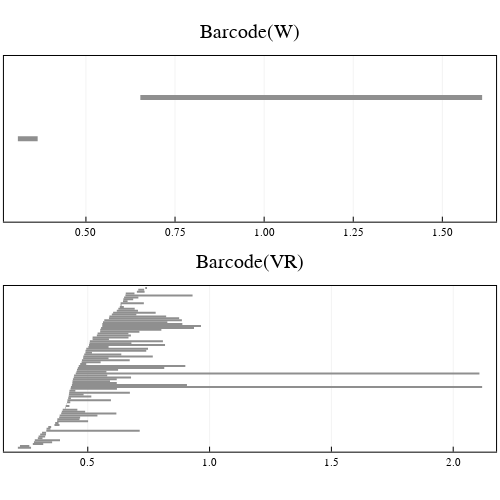

Notebook cell for this chart:
### Markdown cell above
Plot the two barcodes

### Code cell
dim = 1

# get barcodes
barcode_W = barcode(W["eirene_output"], dim = dim)
barcode_VR = barcode(C_VR, dim = dim)

# plot the VR barcode and the Witness barcode
p1 = plot_barcode(barcode_W, title = "Barcode(W)", lw = 5)
p2 = plot_barcode(barcode_VR, title = "Barcode(VR)", lw = 2)
plot(p1, p2, layout = grid(2,1), size = (500, 500))

### Figure 1 — Plotly figure (JSON) as saved in the notebook; plotly's stock layout.template omitted (floating-point values rounded to 4 significant figures)
{"data": [{"colorbar": {"title": ""}, "hoverinfo": "text", "legendgroup": "y1", "line": {"color": "rgba(143, 143, 143, 1.000)", "dash": "solid", "shape": "linear", "width": 5}, "mode": "lines", "name": "y1", "showlegend": true, "text": ["class 1", "class 1"], "type": "scatter", "x": [0.309, 0.3645], "xaxis": "x1", "y": [1, 1], "yaxis": "y1", "zmax": null, "zmin": null}, {"colorbar": {"title": ""}, "hoverinfo": "text", "legendgroup": "y2", "line": {"color": "rgba(143, 143, 143, 1.000)", "dash": "solid", "shape": "linear", "width": 5}, "mode": "lines", "name": "y2", "showlegend": true, "text": ["class 2", "class 2"], "type": "scatter", "x": [0.6527, 1.612], "xaxis": "x1", "y": [2, 2], "yaxis": "y1", "zmax": null, "zmin": null}, {"colorbar": {"title": ""}, "hoverinfo": "text", "legendgroup": "y1", "line": {"color": "rgba(143, 143, 143, 1.000)", "dash": "solid", "shape": "linear", "width": 2}, "mode": "lines", "name": "y1", "showlegend": true, "text": ["class 18", "class 18"], "type": "scatter", "x": [0.213, 0.2671], "xaxis": "x2", "y": [1, 1], "yaxis": "y2", "zmax": null, "zmin": null}, {"colorbar": {"title": ""}, "hoverinfo": "text", "legendgroup": "y2", "line": {"color": "rgba(143, 143, 143, 1.000)", "dash": "solid", "shape": "linear", "width": 2}, "mode": "lines", "name": "y2", "showlegend": true, "text": ["class 19", "class 19"], "type": "scatter", "x": [0.2217, 0.26], "xaxis": "x2", "y": [2, 2], "yaxis": "y2", "zmax": null, "zmin": null}, {"colorbar": {"title": ""}, "hoverinfo": "text", "legendgroup": "y3", "line": {"color": "rgba(143, 143, 143, 1.000)", "dash": "solid", "shape": "linear", "width": 2}, "mode": "lines", "name": "y3", "showlegend": true, "text": ["class 20", "class 20"], "type": "scatter", "x": [0.2744, 0.3171], "xaxis": "x2", "y": [3, 3], "yaxis": "y2", "zmax": null, "zmin": null}, {"colorbar": {"title": ""}, "hoverinfo": "text", "legendgroup": "y4", "line": {"color": "rgba(143, 143, 143, 1.000)", "dash": "solid", "shape": "linear", "width": 2}, "mode": "lines", "name": "y4", "showlegend": true, "text": ["class 21", "class 21"], "type": "scatter", "x": [0.2791, 0.3537], "xaxis": "x2", "y": [4, 4], "yaxis": "y2", "zmax": null, "zmin": null}, {"colorbar": {"title": ""}, "hoverinfo": "text", "legendgroup": "y5", "line": {"color": "rgba(143, 143, 143, 1.000)", "dash": "solid", "shape": "linear", "width": 2}, "mode": "lines", "name": "y5", "showlegend": true, "text": ["class 22", "class 22"], "type": "scatter", "x": [0.2825, 0.386], "xaxis": "x2", "y": [5, 5], "yaxis": "y2", "zmax": null, "zmin": null}, {"colorbar": {"title": ""}, "hoverinfo": "text", "legendgroup": "y6", "line": {"color": "rgba(143, 143, 143, 1.000)", "dash": "solid", "shape": "linear", "width": 2}, "mode": "lines", "name": "y6", "showlegend": true, "text": ["class 1", "class 1"], "type": "scatter", "x": [0.295, 0.3141], "xaxis": "x2", "y": [6, 6], "yaxis": "y2", "zmax": null, "zmin": null}, {"colorbar": {"title": ""}, "hoverinfo": "text", "legendgroup": "y7", "line": {"color": "rgba(143, 143, 143, 1.000)", "dash": "solid", "shape": "linear", "width": 2}, "mode": "lines", "name": "y7", "showlegend": true, "text": ["class 2", "class 2"], "type": "scatter", "x": [0.2981, 0.3251], "xaxis": "x2", "y": [7, 7], "yaxis": "y2", "zmax": null, "zmin": null}, {"colorbar": {"title": ""}, "hoverinfo": "text", "legendgroup": "y8", "line": {"color": "rgba(143, 143, 143, 1.000)", "dash": "solid", "shape": "linear", "width": 2}, "mode": "lines", "name": "y8", "showlegend": true, "text": ["class 3", "class 3"], "type": "scatter", "x": [0.3047, 0.3284], "xaxis": "x2", "y": [8, 8], "yaxis": "y2", "zmax": null, "zmin": null}, {"colorbar": {"title": ""}, "hoverinfo": "text", "legendgroup": "y9", "line": {"color": "rgba(143, 143, 143, 1.000)", "dash": "solid", "shape": "linear", "width": 2}, "mode": "lines", "name": "y9", "showlegend": true, "text": ["class 23", "class 23"], "type": "scatter", "x": [0.3123, 0.3288], "xaxis": "x2", "y": [9, 9], "yaxis": "y2", "zmax": null, "zmin": null}, {"colorbar": {"title": ""}, "hoverinfo": "text", "legendgroup": "y10", "line": {"color": "rgba(143, 143, 143, 1.000)", "dash": "solid", "shape": "linear", "width": 2}, "mode": "lines", "name": "y10", "showlegend": true, "text": ["class 73", "class 73"], "type": "scatter", "x": [0.3297, 0.7131], "xaxis": "x2", "y": [10, 10], "yaxis": "y2", "zmax": null, "zmin": null}, {"colorbar": {"title": ""}, "hoverinfo": "text", "legendgroup": "y11", "line": {"color": "rgba(143, 143, 143, 1.000)", "dash": "solid", "shape": "linear", "width": 2}, "mode": "lines", "name": "y11", "showlegend": true, "text": ["class 24", "class 24"], "type": "scatter", "x": [0.3308, 0.3467], "xaxis": "x2", "y": [11, 11], "yaxis": "y2", "zmax": null, "zmin": null}, {"colorbar": {"title": ""}, "hoverinfo": "text", "legendgroup": "y12", "line": {"color": "rgba(143, 143, 143, 1.000)", "dash": "solid", "shape": "linear", "width": 2}, "mode": "lines", "name": "y12", "showlegend": true, "text": ["class 4", "class 4"], "type": "scatter", "x": [0.3379, 0.3497], "xaxis": "x2", "y": [12, 12], "yaxis": "y2", "zmax": null, "zmin": null}, {"colorbar": {"title": ""}, "hoverinfo": "text", "legendgroup": "y13", "line": {"color": "rgba(143, 143, 143, 1.000)", "dash": "solid", "shape": "linear", "width": 2}, "mode": "lines", "name": "y13", "showlegend": true, "text": ["class 25", "class 25"], "type": "scatter", "x": [0.3632, 0.384], "xaxis": "x2", "y": [13, 13], "yaxis": "y2", "zmax": null, "zmin": null}, {"colorbar": {"title": ""}, "hoverinfo": "text", "legendgroup": "y14", "line": {"color": "rgba(143, 143, 143, 1.000)", "dash": "solid", "shape": "linear", "width": 2}, "mode": "lines", "name": "y14", "showlegend": true, "text": ["class 26", "class 26"], "type": "scatter", "x": [0.3662, 0.3801], "xaxis": "x2", "y": [14, 14], "yaxis": "y2", "zmax": null, "zmin": null}, {"colorbar": {"title": ""}, "hoverinfo": "text", "legendgroup": "y15", "line": {"color": "rgba(143, 143, 143, 1.000)", "dash": "solid", "shape": "linear", "width": 2}, "mode": "lines", "name": "y15", "showlegend": true, "text": ["class 27", "class 27"], "type": "scatter", "x": [0.3742, 0.5013], "xaxis": "x2", "y": [15, 15], "yaxis": "y2", "zmax": null, "zmin": null}, {"colorbar": {"title": ""}, "hoverinfo": "text", "legendgroup": "y16", "line": {"color": "rgba(143, 143, 143, 1.000)", "dash": "solid", "shape": "linear", "width": 2}, "mode": "lines", "name": "y16", "showlegend": true, "text": ["class 28", "class 28"], "type": "scatter", "x": [0.3751, 0.4659], "xaxis": "x2", "y": [16, 16], "yaxis": "y2", "zmax": null, "zmin": null}, {"colorbar": {"title": ""}, "hoverinfo": "text", "legendgroup": "y17", "line": {"color": "rgba(143, 143, 143, 1.000)", "dash": "solid", "shape": "linear", "width": 2}, "mode": "lines", "name": "y17", "showlegend": true, "text": ["class 29", "class 29"], "type": "scatter", "x": [0.3827, 0.4686], "xaxis": "x2", "y": [17, 17], "yaxis": "y2", "zmax": null, "zmin": null}, {"colorbar": {"title": ""}, "hoverinfo": "text", "legendgroup": "y18", "line": {"color": "rgba(143, 143, 143, 1.000)", "dash": "solid", "shape": "linear", "width": 2}, "mode": "lines", "name": "y18", "showlegend": true, "text": ["class 30", "class 30"], "type": "scatter", "x": [0.3847, 0.5396], "xaxis": "x2", "y": [18, 18], "yaxis": "y2", "zmax": null, "zmin": null}, {"colorbar": {"title": ""}, "hoverinfo": "text", "legendgroup": "y19", "line": {"color": "rgba(143, 143, 143, 1.000)", "dash": "solid", "shape": "linear", "width": 2}, "mode": "lines", "name": "y19", "showlegend": true, "text": ["class 31", "class 31"], "type": "scatter", "x": [0.3908, 0.6174], "xaxis": "x2", "y": [19, 19], "yaxis": "y2", "zmax": null, "zmin": null}, {"colorbar": {"title": ""}, "hoverinfo": "text", "legendgroup": "y20", "line": {"color": "rgba(143, 143, 143, 1.000)", "dash": "solid", "shape": "linear", "width": 2}, "mode": "lines", "name": "y20", "showlegend": true, "text": ["class 32", "class 32"], "type": "scatter", "x": [0.3935, 0.4892], "xaxis": "x2", "y": [20, 20], "yaxis": "y2", "zmax": null, "zmin": null}, {"colorbar": {"title": ""}, "hoverinfo": "text", "legendgroup": "y21", "line": {"color": "rgba(143, 143, 143, 1.000)", "dash": "solid", "shape": "linear", "width": 2}, "mode": "lines", "name": "y21", "showlegend": true, "text": ["class 33", "class 33"], "type": "scatter", "x": [0.3971, 0.4572], "xaxis": "x2", "y": [21, 21], "yaxis": "y2", "zmax": null, "zmin": null}, {"colorbar": {"title": ""}, "hoverinfo": "text", "legendgroup": "y22", "line": {"color": "rgba(143, 143, 143, 1.000)", "dash": "solid", "shape": "linear", "width": 2}, "mode": "lines", "name": "y22", "showlegend": true, "text": ["class 5", "class 5"], "type": "scatter", "x": [0.4075, 0.4098], "xaxis": "x2", "y": [22, 22], "yaxis": "y2", "zmax": null, "zmin": null}, {"colorbar": {"title": ""}, "hoverinfo": "text", "legendgroup": "y23", "line": {"color": "rgba(143, 143, 143, 1.000)", "dash": "solid", "shape": "linear", "width": 2}, "mode": "lines", "name": "y23", "showlegend": true, "text": ["class 6", "class 6"], "type": "scatter", "x": [0.4095, 0.4246], "xaxis": "x2", "y": [23, 23], "yaxis": "y2", "zmax": null, "zmin": null}, {"colorbar": {"title": ""}, "hoverinfo": "text", "legendgroup": "y24", "line": {"color": "rgba(143, 143, 143, 1.000)", "dash": "solid", "shape": "linear", "width": 2}, "mode": "lines", "name": "y24", "showlegend": true, "text": ["class 7", "class 7"], "type": "scatter", "x": [0.4123, 0.4134], "xaxis": "x2", "y": [24, 24], "yaxis": "y2", "zmax": null, "zmin": null}, {"colorbar": {"title": ""}, "hoverinfo": "text", "legendgroup": "y25", "line": {"color": "rgba(143, 143, 143, 1.000)", "dash": "solid", "shape": "linear", "width": 2}, "mode": "lines", "name": "y25", "showlegend": true, "text": ["class 8", "class 8"], "type": "scatter", "x": [0.4151, 0.4281], "xaxis": "x2", "y": [25, 25], "yaxis": "y2", "zmax": null, "zmin": null}, {"colorbar": {"title": ""}, "hoverinfo": "text", "legendgroup": "y26", "line": {"color": "rgba(143, 143, 143, 1.000)", "dash": "solid", "shape": "linear", "width": 2}, "mode": "lines", "name": "y26", "showlegend": true, "text": ["class 34", "class 34"], "type": "scatter", "x": [0.4166, 0.595], "xaxis": "x2", "y": [26, 26], "yaxis": "y2", "zmax": null, "zmin": null}, {"colorbar": {"title": ""}, "hoverinfo": "text", "legendgroup": "y27", "line": {"color": "rgba(143, 143, 143, 1.000)", "dash": "solid", "shape": "linear", "width": 2}, "mode": "lines", "name": "y27", "showlegend": true, "text": ["class 9", "class 9"], "type": "scatter", "x": [0.4195, 0.4308], "xaxis": "x2", "y": [27, 27], "yaxis": "y2", "zmax": null, "zmin": null}, {"colorbar": {"title": ""}, "hoverinfo": "text", "legendgroup": "y28", "line": {"color": "rgba(143, 143, 143, 1.000)", "dash": "solid", "shape": "linear", "width": 2}, "mode": "lines", "name": "y28", "showlegend": true, "text": ["class 35", "class 35"], "type": "scatter", "x": [0.4213, 0.5145], "xaxis": "x2", "y": [28, 28], "yaxis": "y2", "zmax": null, "zmin": null}, {"colorbar": {"title": ""}, "hoverinfo": "text", "legendgroup": "y29", "line": {"color": "rgba(143, 143, 143, 1.000)", "dash": "solid", "shape": "linear", "width": 2}, "mode": "lines", "name": "y29", "showlegend": true, "text": ["class 10", "class 10"], "type": "scatter", "x": [0.4225, 0.4827], "xaxis": "x2", "y": [29, 29], "yaxis": "y2", "zmax": null, "zmin": null}, {"colorbar": {"title": ""}, "hoverinfo": "text", "legendgroup": "y30", "line": {"color": "rgba(143, 143, 143, 1.000)", "dash": "solid", "shape": "linear", "width": 2}, "mode": "lines", "name": "y30", "showlegend": true, "text": ["class 36", "class 36"], "type": "scatter", "x": [0.4236, 0.6728], "xaxis": "x2", "y": [30, 30], "yaxis": "y2", "zmax": null, "zmin": null}, {"colorbar": {"title": ""}, "hoverinfo": "text", "legendgroup": "y31", "line": {"color": "rgba(143, 143, 143, 1.000)", "dash": "solid", "shape": "linear", "width": 2}, "mode": "lines", "name": "y31", "showlegend": true, "text": ["class 37", "class 37"], "type": "scatter", "x": [0.4247, 0.4491], "xaxis": "x2", "y": [31, 31], "yaxis": "y2", "zmax": null, "zmin": null}, {"colorbar": {"title": ""}, "hoverinfo": "text", "legendgroup": "y32", "line": {"color": "rgba(143, 143, 143, 1.000)", "dash": "solid", "shape": "linear", "width": 2}, "mode": "lines", "name": "y32", "showlegend": true, "text": ["class 64", "class 64"], "type": "scatter", "x": [0.4293, 0.6197], "xaxis": "x2", "y": [32, 32], "yaxis": "y2", "zmax": null, "zmin": null}, {"colorbar": {"title": ""}, "hoverinfo": "text", "legendgroup": "y33", "line": {"color": "rgba(143, 143, 143, 1.000)", "dash": "solid", "shape": "linear", "width": 2}, "mode": "lines", "name": "y33", "showlegend": true, "text": ["class 84", "class 84"], "type": "scatter", "x": [0.431, 2.119], "xaxis": "x2", "y": [33, 33], "yaxis": "y2", "zmax": null, "zmin": null}, {"colorbar": {"title": ""}, "hoverinfo": "text", "legendgroup": "y34", "line": {"color": "rgba(143, 143, 143, 1.000)", "dash": "solid", "shape": "linear", "width": 2}, "mode": "lines", "name": "y34", "showlegend": true, "text": ["class 79", "class 79"], "type": "scatter", "x": [0.4348, 0.9071], "xaxis": "x2", "y": [34, 34], "yaxis": "y2", "zmax": null, "zmin": null}, {"colorbar": {"title": ""}, "hoverinfo": "text", "legendgroup": "y35", "line": {"color": "rgba(143, 143, 143, 1.000)", "dash": "solid", "shape": "linear", "width": 2}, "mode": "lines", "name": "y35", "showlegend": true, "text": ["class 38", "class 38"], "type": "scatter", "x": [0.4367, 0.619], "xaxis": "x2", "y": [35, 35], "yaxis": "y2", "zmax": null, "zmin": null}, {"colorbar": {"title": ""}, "hoverinfo": "text", "legendgroup": "y36", "line": {"color": "rgba(143, 143, 143, 1.000)", "dash": "solid", "shape": "linear", "width": 2}, "mode": "lines", "name": "y36", "showlegend": true, "text": ["class 39", "class 39"], "type": "scatter", "x": [0.4373, 0.5912], "xaxis": "x2", "y": [36, 36], "yaxis": "y2", "zmax": null, "zmin": null}, {"colorbar": {"title": ""}, "hoverinfo": "text", "legendgroup": "y37", "line": {"color": "rgba(143, 143, 143, 1.000)", "dash": "solid", "shape": "linear", "width": 2}, "mode": "lines", "name": "y37", "showlegend": true, "text": ["class 65", "class 65"], "type": "scatter", "x": [0.439, 0.6189], "xaxis": "x2", "y": [37, 37], "yaxis": "y2", "zmax": null, "zmin": null}, {"colorbar": {"title": ""}, "hoverinfo": "text", "legendgroup": "y38", "line": {"color": "rgba(143, 143, 143, 1.000)", "dash": "solid", "shape": "linear", "width": 2}, "mode": "lines", "name": "y38", "showlegend": true, "text": ["class 74", "class 74"], "type": "scatter", "x": [0.4425, 0.6776], "xaxis": "x2", "y": [38, 38], "yaxis": "y2", "zmax": null, "zmin": null}, {"colorbar": {"title": ""}, "hoverinfo": "text", "legendgroup": "y39", "line": {"color": "rgba(143, 143, 143, 1.000)", "dash": "solid", "shape": "linear", "width": 2}, "mode": "lines", "name": "y39", "showlegend": true, "text": ["class 40", "class 40"], "type": "scatter", "x": [0.4438, 0.5799], "xaxis": "x2", "y": [39, 39], "yaxis": "y2", "zmax": null, "zmin": null}, {"colorbar": {"title": ""}, "hoverinfo": "text", "legendgroup": "y40", "line": {"color": "rgba(143, 143, 143, 1.000)", "dash": "solid", "shape": "linear", "width": 2}, "mode": "lines", "name": "y40", "showlegend": true, "text": ["class 85", "class 85"], "type": "scatter", "x": [0.4504, 2.108], "xaxis": "x2", "y": [40, 40], "yaxis": "y2", "zmax": null, "zmin": null}, {"colorbar": {"title": ""}, "hoverinfo": "text", "legendgroup": "y41", "line": {"color": "rgba(143, 143, 143, 1.000)", "dash": "solid", "shape": "linear", "width": 2}, "mode": "lines", "name": "y41", "showlegend": true, "text": ["class 41", "class 41"], "type": "scatter", "x": [0.4536, 0.5765], "xaxis": "x2", "y": [41, 41], "yaxis": "y2", "zmax": null, "zmin": null}, {"colorbar": {"title": ""}, "hoverinfo": "text", "legendgroup": "y42", "line": {"color": "rgba(143, 143, 143, 1.000)", "dash": "solid", "shape": "linear", "width": 2}, "mode": "lines", "name": "y42", "showlegend": true, "text": ["class 66", "class 66"], "type": "scatter", "x": [0.4558, 0.6245], "xaxis": "x2", "y": [42, 42], "yaxis": "y2", "zmax": null, "zmin": null}, {"colorbar": {"title": ""}, "hoverinfo": "text", "legendgroup": "y43", "line": {"color": "rgba(143, 143, 143, 1.000)", "dash": "solid", "shape": "linear", "width": 2}, "mode": "lines", "name": "y43", "showlegend": true, "text": ["class 75", "class 75"], "type": "scatter", "x": [0.4593, 0.8139], "xaxis": "x2", "y": [43, 43], "yaxis": "y2", "zmax": null, "zmin": null}, {"colorbar": {"title": ""}, "hoverinfo": "text", "legendgroup": "y44", "line": {"color": "rgba(143, 143, 143, 1.000)", "dash": "solid", "shape": "linear", "width": 2}, "mode": "lines", "name": "y44", "showlegend": true, "text": ["class 80", "class 80"], "type": "scatter", "x": [0.463, 0.9004], "xaxis": "x2", "y": [44, 44], "yaxis": "y2", "zmax": null, "zmin": null}, {"colorbar": {"title": ""}, "hoverinfo": "text", "legendgroup": "y45", "line": {"color": "rgba(143, 143, 143, 1.000)", "dash": "solid", "shape": "linear", "width": 2}, "mode": "lines", "name": "y45", "showlegend": true, "text": ["class 11", "class 11"], "type": "scatter", "x": [0.4689, 0.4939], "xaxis": "x2", "y": [45, 45], "yaxis": "y2", "zmax": null, "zmin": null}, {"colorbar": {"title": ""}, "hoverinfo": "text", "legendgroup": "y46", "line": {"color": "rgba(143, 143, 143, 1.000)", "dash": "solid", "shape": "linear", "width": 2}, "mode": "lines", "name": "y46", "showlegend": true, "text": ["class 42", "class 42"], "type": "scatter", "x": [0.4745, 0.5528], "xaxis": "x2", "y": [46, 46], "yaxis": "y2", "zmax": null, "zmin": null}, {"colorbar": {"title": ""}, "hoverinfo": "text", "legendgroup": "y47", "line": {"color": "rgba(143, 143, 143, 1.000)", "dash": "solid", "shape": "linear", "width": 2}, "mode": "lines", "name": "y47", "showlegend": true, "text": ["class 67", "class 67"], "type": "scatter", "x": [0.476, 0.6721], "xaxis": "x2", "y": [47, 47], "yaxis": "y2", "zmax": null, "zmin": null}, {"colorbar": {"title": ""}, "hoverinfo": "text", "legendgroup": "y48", "line": {"color": "rgba(143, 143, 143, 1.000)", "dash": "solid", "shape": "linear", "width": 2}, "mode": "lines", "name": "y48", "showlegend": true, "text": ["class 43", "class 43"], "type": "scatter", "x": [0.481, 0.5852], "xaxis": "x2", "y": [48, 48], "yaxis": "y2", "zmax": null, "zmin": null}, {"colorbar": {"title": ""}, "hoverinfo": "text", "legendgroup": "y49", "line": {"color": "rgba(143, 143, 143, 1.000)", "dash": "solid", "shape": "linear", "width": 2}, "mode": "lines", "name": "y49", "showlegend": true, "text": ["class 76", "class 76"], "type": "scatter", "x": [0.4817, 0.7668], "xaxis": "x2", "y": [49, 49], "yaxis": "y2", "zmax": null, "zmin": null}, {"colorbar": {"title": ""}, "hoverinfo": "text", "legendgroup": "y50", "line": {"color": "rgba(143, 143, 143, 1.000)", "dash": "solid", "shape": "linear", "width": 2}, "mode": "lines", "name": "y50", "showlegend": true, "text": ["class 44", "class 44"], "type": "scatter", "x": [0.4853, 0.6376], "xaxis": "x2", "y": [50, 50], "yaxis": "y2", "zmax": null, "zmin": null}, {"colorbar": {"title": ""}, "hoverinfo": "text", "legendgroup": "y51", "line": {"color": "rgba(143, 143, 143, 1.000)", "dash": "solid", "shape": "linear", "width": 2}, "mode": "lines", "name": "y51", "showlegend": true, "text": ["class 45", "class 45"], "type": "scatter", "x": [0.4902, 0.5172], "xaxis": "x2", "y": [51, 51], "yaxis": "y2", "zmax": null, "zmin": null}, {"colorbar": {"title": ""}, "hoverinfo": "text", "legendgroup": "y52", "line": {"color": "rgba(143, 143, 143, 1.000)", "dash": "solid", "shape": "linear", "width": 2}, "mode": "lines", "name": "y52", "showlegend": true, "text": ["class 68", "class 68"], "type": "scatter", "x": [0.4908, 0.74], "xaxis": "x2", "y": [52, 52], "yaxis": "y2", "zmax": null, "zmin": null}, {"colorbar": {"title": ""}, "hoverinfo": "text", "legendgroup": "y53", "line": {"color": "rgba(143, 143, 143, 1.000)", "dash": "solid", "shape": "linear", "width": 2}, "mode": "lines", "name": "y53", "showlegend": true, "text": ["class 46", "class 46"], "type": "scatter", "x": [0.4939, 0.7472], "xaxis": "x2", "y": [53, 53], "yaxis": "y2", "zmax": null, "zmin": null}, {"colorbar": {"title": ""}, "hoverinfo": "text", "legendgroup": "y54", "line": {"color": "rgba(143, 143, 143, 1.000)", "dash": "solid", "shape": "linear", "width": 2}, "mode": "lines", "name": "y54", "showlegend": true, "text": ["class 47", "class 47"], "type": "scatter", "x": [0.5024, 0.5854], "xaxis": "x2", "y": [54, 54], "yaxis": "y2", "zmax": null, "zmin": null}, {"colorbar": {"title": ""}, "hoverinfo": "text", "legendgroup": "y55", "line": {"color": "rgba(143, 143, 143, 1.000)", "dash": "solid", "shape": "linear", "width": 2}, "mode": "lines", "name": "y55", "showlegend": true, "text": ["class 77", "class 77"], "type": "scatter", "x": [0.5051, 0.8171], "xaxis": "x2", "y": [55, 55], "yaxis": "y2", "zmax": null, "zmin": null}, {"colorbar": {"title": ""}, "hoverinfo": "text", "legendgroup": "y56", "line": {"color": "rgba(143, 143, 143, 1.000)", "dash": "solid", "shape": "linear", "width": 2}, "mode": "lines", "name": "y56", "showlegend": true, "text": ["class 48", "class 48"], "type": "scatter", "x": [0.5069, 0.6791], "xaxis": "x2", "y": [56, 56], "yaxis": "y2", "zmax": null, "zmin": null}, {"colorbar": {"title": ""}, "hoverinfo": "text", "legendgroup": "y57", "line": {"color": "rgba(143, 143, 143, 1.000)", "dash": "solid", "shape": "linear", "width": 2}, "mode": "lines", "name": "y57", "showlegend": true, "text": ["class 69", "class 69"], "type": "scatter", "x": [0.5085, 0.8084], "xaxis": "x2", "y": [57, 57], "yaxis": "y2", "zmax": null, "zmin": null}, {"colorbar": {"title": ""}, "hoverinfo": "text", "legendgroup": "y58", "line": {"color": "rgba(143, 143, 143, 1.000)", "dash": "solid", "shape": "linear", "width": 2}, "mode": "lines", "name": "y58", "showlegend": true, "text": ["class 49", "class 49"], "type": "scatter", "x": [0.5198, 0.5868], "xaxis": "x2", "y": [58, 58], "yaxis": "y2", "zmax": null, "zmin": null}, {"colorbar": {"title": ""}, "hoverinfo": "text", "legendgroup": "y59", "line": {"color": "rgba(143, 143, 143, 1.000)", "dash": "solid", "shape": "linear", "width": 2}, "mode": "lines", "name": "y59", "showlegend": true, "text": ["class 50", "class 50"], "type": "scatter", "x": [0.5198, 0.6671], "xaxis": "x2", "y": [59, 59], "yaxis": "y2", "zmax": null, "zmin": null}, {"colorbar": {"title": ""}, "hoverinfo": "text", "legendgroup": "y60", "line": {"color": "rgba(143, 143, 143, 1.000)", "dash": "solid", "shape": "linear", "width": 2}, "mode": "lines", "name": "y60", "showlegend": true, "text": ["class 12", "class 12"], "type": "scatter", "x": [0.5372, 0.6769], "xaxis": "x2", "y": [60, 60], "yaxis": "y2", "zmax": null, "zmin": null}, {"colorbar": {"title": ""}, "hoverinfo": "text", "legendgroup": "y61", "line": {"color": "rgba(143, 143, 143, 1.000)", "dash": "solid", "shape": "linear", "width": 2}, "mode": "lines", "name": "y61", "showlegend": true, "text": ["class 51", "class 51"], "type": "scatter", "x": [0.5403, 0.6667], "xaxis": "x2", "y": [61, 61], "yaxis": "y2", "zmax": null, "zmin": null}, {"colorbar": {"title": ""}, "hoverinfo": "text", "legendgroup": "y62", "line": {"color": "rgba(143, 143, 143, 1.000)", "dash": "solid", "shape": "linear", "width": 2}, "mode": "lines", "name": "y62", "showlegend": true, "text": ["class 52", "class 52"], "type": "scatter", "x": [0.5509, 0.7119], "xaxis": "x2", "y": [62, 62], "yaxis": "y2", "zmax": null, "zmin": null}, {"colorbar": {"title": ""}, "hoverinfo": "text", "legendgroup": "y63", "line": {"color": "rgba(143, 143, 143, 1.000)", "dash": "solid", "shape": "linear", "width": 2}, "mode": "lines", "name": "y63", "showlegend": true, "text": ["class 53", "class 53"], "type": "scatter", "x": [0.5512, 0.8021], "xaxis": "x2", "y": [63, 63], "yaxis": "y2", "zmax": null, "zmin": null}, {"colorbar": {"title": ""}, "hoverinfo": "text", "legendgroup": "y64", "line": {"color": "rgba(143, 143, 143, 1.000)", "dash": "solid", "shape": "linear", "width": 2}, "mode": "lines", "name": "y64", "showlegend": true, "text": ["class 82", "class 82"], "type": "scatter", "x": [0.5547, 0.936], "xaxis": "x2", "y": [64, 64], "yaxis": "y2", "zmax": null, "zmin": null}, {"colorbar": {"title": ""}, "hoverinfo": "text", "legendgroup": "y65", "line": {"color": "rgba(143, 143, 143, 1.000)", "dash": "solid", "shape": "linear", "width": 2}, "mode": "lines", "name": "y65", "showlegend": true, "text": ["class 83", "class 83"], "type": "scatter", "x": [0.5594, 0.9647], "xaxis": "x2", "y": [65, 65], "yaxis": "y2", "zmax": null, "zmin": null}, {"colorbar": {"title": ""}, "hoverinfo": "text", "legendgroup": "y66", "line": {"color": "rgba(143, 143, 143, 1.000)", "dash": "solid", "shape": "linear", "width": 2}, "mode": "lines", "name": "y66", "showlegend": true, "text": ["class 54", "class 54"], "type": "scatter", "x": [0.5597, 0.8882], "xaxis": "x2", "y": [66, 66], "yaxis": "y2", "zmax": null, "zmin": null}, {"colorbar": {"title": ""}, "hoverinfo": "text", "legendgroup": "y67", "line": {"color": "rgba(143, 143, 143, 1.000)", "dash": "solid", "shape": "linear", "width": 2}, "mode": "lines", "name": "y67", "showlegend": true, "text": ["class 81", "class 81"], "type": "scatter", "x": [0.5625, 0.8266], "xaxis": "x2", "y": [67, 67], "yaxis": "y2", "zmax": null, "zmin": null}, {"colorbar": {"title": ""}, "hoverinfo": "text", "legendgroup": "y68", "line": {"color": "rgba(143, 143, 143, 1.000)", "dash": "solid", "shape": "linear", "width": 2}, "mode": "lines", "name": "y68", "showlegend": true, "text": ["class 70", "class 70"], "type": "scatter", "x": [0.5677, 0.8863], "xaxis": "x2", "y": [68, 68], "yaxis": "y2", "zmax": null, "zmin": null}, {"colorbar": {"title": ""}, "hoverinfo": "text", "legendgroup": "y69", "line": {"color": "rgba(143, 143, 143, 1.000)", "dash": "solid", "shape": "linear", "width": 2}, "mode": "lines", "name": "y69", "showlegend": true, "text": ["class 55", "class 55"], "type": "scatter", "x": [0.5869, 0.875], "xaxis": "x2", "y": [69, 69], "yaxis": "y2", "zmax": null, "zmin": null}, {"colorbar": {"title": ""}, "hoverinfo": "text", "legendgroup": "y70", "line": {"color": "rgba(143, 143, 143, 1.000)", "dash": "solid", "shape": "linear", "width": 2}, "mode": "lines", "name": "y70", "showlegend": true, "text": ["class 56", "class 56"], "type": "scatter", "x": [0.5887, 0.8217], "xaxis": "x2", "y": [70, 70], "yaxis": "y2", "zmax": null, "zmin": null}, {"colorbar": {"title": ""}, "hoverinfo": "text", "legendgroup": "y71", "line": {"color": "rgba(143, 143, 143, 1.000)", "dash": "solid", "shape": "linear", "width": 2}, "mode": "lines", "name": "y71", "showlegend": true, "text": ["class 13", "class 13"], "type": "scatter", "x": [0.5987, 0.6993], "xaxis": "x2", "y": [71, 71], "yaxis": "y2", "zmax": null, "zmin": null}, {"colorbar": {"title": ""}, "hoverinfo": "text", "legendgroup": "y72", "line": {"color": "rgba(143, 143, 143, 1.000)", "dash": "solid", "shape": "linear", "width": 2}, "mode": "lines", "name": "y72", "showlegend": true, "text": ["class 78", "class 78"], "type": "scatter", "x": [0.6041, 0.7786], "xaxis": "x2", "y": [72, 72], "yaxis": "y2", "zmax": null, "zmin": null}, {"colorbar": {"title": ""}, "hoverinfo": "text", "legendgroup": "y73", "line": {"color": "rgba(143, 143, 143, 1.000)", "dash": "solid", "shape": "linear", "width": 2}, "mode": "lines", "name": "y73", "showlegend": true, "text": ["class 71", "class 71"], "type": "scatter", "x": [0.6191, 0.7061], "xaxis": "x2", "y": [73, 73], "yaxis": "y2", "zmax": null, "zmin": null}, {"colorbar": {"title": ""}, "hoverinfo": "text", "legendgroup": "y74", "line": {"color": "rgba(143, 143, 143, 1.000)", "dash": "solid", "shape": "linear", "width": 2}, "mode": "lines", "name": "y74", "showlegend": true, "text": ["class 72", "class 72"], "type": "scatter", "x": [0.6254, 0.6926], "xaxis": "x2", "y": [74, 74], "yaxis": "y2", "zmax": null, "zmin": null}, {"colorbar": {"title": ""}, "hoverinfo": "text", "legendgroup": "y75", "line": {"color": "rgba(143, 143, 143, 1.000)", "dash": "solid", "shape": "linear", "width": 2}, "mode": "lines", "name": "y75", "showlegend": true, "text": ["class 14", "class 14"], "type": "scatter", "x": [0.6315, 0.6479], "xaxis": "x2", "y": [75, 75], "yaxis": "y2", "zmax": null, "zmin": null}, {"colorbar": {"title": ""}, "hoverinfo": "text", "legendgroup": "y76", "line": {"color": "rgba(143, 143, 143, 1.000)", "dash": "solid", "shape": "linear", "width": 2}, "mode": "lines", "name": "y76", "showlegend": true, "text": ["class 15", "class 15"], "type": "scatter", "x": [0.6346, 0.6386], "xaxis": "x2", "y": [76, 76], "yaxis": "y2", "zmax": null, "zmin": null}, {"colorbar": {"title": ""}, "hoverinfo": "text", "legendgroup": "y77", "line": {"color": "rgba(143, 143, 143, 1.000)", "dash": "solid", "shape": "linear", "width": 2}, "mode": "lines", "name": "y77", "showlegend": true, "text": ["class 57", "class 57"], "type": "scatter", "x": [0.6348, 0.7301], "xaxis": "x2", "y": [77, 77], "yaxis": "y2", "zmax": null, "zmin": null}, {"colorbar": {"title": ""}, "hoverinfo": "text", "legendgroup": "y78", "line": {"color": "rgba(143, 143, 143, 1.000)", "dash": "solid", "shape": "linear", "width": 2}, "mode": "lines", "name": "y78", "showlegend": true, "text": ["class 58", "class 58"], "type": "scatter", "x": [0.6446, 0.6634], "xaxis": "x2", "y": [78, 78], "yaxis": "y2", "zmax": null, "zmin": null}, {"colorbar": {"title": ""}, "hoverinfo": "text", "legendgroup": "y79", "line": {"color": "rgba(143, 143, 143, 1.000)", "dash": "solid", "shape": "linear", "width": 2}, "mode": "lines", "name": "y79", "showlegend": true, "text": ["class 59", "class 59"], "type": "scatter", "x": [0.646, 0.6864], "xaxis": "x2", "y": [79, 79], "yaxis": "y2", "zmax": null, "zmin": null}, {"colorbar": {"title": ""}, "hoverinfo": "text", "legendgroup": "y80", "line": {"color": "rgba(143, 143, 143, 1.000)", "dash": "solid", "shape": "linear", "width": 2}, "mode": "lines", "name": "y80", "showlegend": true, "text": ["class 60", "class 60"], "type": "scatter", "x": [0.6491, 0.7076], "xaxis": "x2", "y": [80, 80], "yaxis": "y2", "zmax": null, "zmin": null}, {"colorbar": {"title": ""}, "hoverinfo": "text", "legendgroup": "y81", "line": {"color": "rgba(143, 143, 143, 1.000)", "dash": "solid", "shape": "linear", "width": 2}, "mode": "lines", "name": "y81", "showlegend": true, "text": ["class 61", "class 61"], "type": "scatter", "x": [0.6544, 0.9301], "xaxis": "x2", "y": [81, 81], "yaxis": "y2", "zmax": null, "zmin": null}, {"colorbar": {"title": ""}, "hoverinfo": "text", "legendgroup": "y82", "line": {"color": "rgba(143, 143, 143, 1.000)", "dash": "solid", "shape": "linear", "width": 2}, "mode": "lines", "name": "y82", "showlegend": true, "text": ["class 62", "class 62"], "type": "scatter", "x": [0.6559, 0.6917], "xaxis": "x2", "y": [82, 82], "yaxis": "y2", "zmax": null, "zmin": null}, {"colorbar": {"title": ""}, "hoverinfo": "text", "legendgroup": "y83", "line": {"color": "rgba(143, 143, 143, 1.000)", "dash": "solid", "shape": "linear", "width": 2}, "mode": "lines", "name": "y83", "showlegend": true, "text": ["class 16", "class 16"], "type": "scatter", "x": [0.7016, 0.7333], "xaxis": "x2", "y": [83, 83], "yaxis": "y2", "zmax": null, "zmin": null}, {"colorbar": {"title": ""}, "hoverinfo": "text", "legendgroup": "y84", "line": {"color": "rgba(143, 143, 143, 1.000)", "dash": "solid", "shape": "linear", "width": 2}, "mode": "lines", "name": "y84", "showlegend": true, "text": ["class 63", "class 63"], "type": "scatter", "x": [0.7073, 0.7313], "xaxis": "x2", "y": [84, 84], "yaxis": "y2", "zmax": null, "zmin": null}, {"colorbar": {"title": ""}, "hoverinfo": "text", "legendgroup": "y85", "line": {"color": "rgba(143, 143, 143, 1.000)", "dash": "solid", "shape": "linear", "width": 2}, "mode": "lines", "name": "y85", "showlegend": true, "text": ["class 17", "class 17"], "type": "scatter", "x": [0.7358, 0.7432], "xaxis": "x2", "y": [85, 85], "yaxis": "y2", "zmax": null, "zmin": null}], "layout": {"annotations": [{"font": {"color": "rgba(0, 0, 0, 1.000)", "family": "sans-serif", "size": 20}, "rotation": 0, "showarrow": false, "text": "Barcode(W)", "x": 0.5, "xanchor": "center", "xref": "paper", "y": 1, "yanchor": "top", "yref": "paper"}, {"font": {"color": "rgba(0, 0, 0, 1.000)", "family": "sans-serif", "size": 20}, "rotation": 0, "showarrow": false, "text": "Barcode(VR)", "x": 0.5, "xanchor": "center", "xref": "paper", "y": 0.5, "yanchor": "top", "yref": "paper"}], "height": 500, "margin": {"b": 20, "l": 0, "r": 0, "t": 20}, "paper_bgcolor": "rgba(255, 255, 255, 1.000)", "plot_bgcolor": "rgba(255, 255, 255, 1.000)", "showlegend": false, "width": 500, "xaxis1": {"anchor": "y1", "domain": [0.007874, 0.9921], "gridcolor": "rgba(0, 0, 0, 0.100)", "gridwidth": 0.5, "linecolor": "rgba(0, 0, 0, 1.000)", "mirror": true, "range": [0.2699, 1.651], "showgrid": true, "showline": true, "showticklabels": true, "tickangle": 0, "tickcolor": "rgb(0, 0, 0)", "tickfont": {"color": "rgba(0, 0, 0, 1.000)", "family": "sans-serif", "size": 11}, "tickmode": "array", "ticks": "inside", "ticktext": ["0.50", "0.75", "1.00", "1.25", "1.50"], "tickvals": [0.5, 0.75, 1, 1.25, 1.5], "title": "", "titlefont": {"color": "rgba(0, 0, 0, 1.000)", "family": "sans-serif", "size": 15}, "type": "-", "visible": true, "zeroline": false, "zerolinecolor": "rgba(0, 0, 0, 1.000)"}, "xaxis2": {"anchor": "y2", "domain": [0.007874, 0.9921], "gridcolor": "rgba(0, 0, 0, 0.100)", "gridwidth": 0.5, "linecolor": "rgba(0, 0, 0, 1.000)", "mirror": true, "range": [0.1559, 2.176], "showgrid": true, "showline": true, "showticklabels": true, "tickangle": 0, "tickcolor": "rgb(0, 0, 0)", "tickfont": {"color": "rgba(0, 0, 0, 1.000)", "family": "sans-serif", "size": 11}, "tickmode": "array", "ticks": "inside", "ticktext": ["0.5", "1.0", "1.5", "2.0"], "tickvals": [0.5, 1, 1.5, 2], "title": "", "titlefont": {"color": "rgba(0, 0, 0, 1.000)", "family": "sans-serif", "size": 15}, "type": "-", "visible": true, "zeroline": false, "zerolinecolor": "rgba(0, 0, 0, 1.000)"}, "yaxis1": {"anchor": "x1", "domain": [0.5616, 0.9217], "gridcolor": "rgba(0, 0, 0, 0.100)", "gridwidth": 0.5, "linecolor": "rgba(0, 0, 0, 1.000)", "mirror": true, "range": [-1, 3], "showgrid": true, "showline": true, "showticklabels": true, "tickangle": 0, "tickcolor": "rgb(0, 0, 0)", "tickfont": {"color": "rgba(0, 0, 0, 1.000)", "family": "sans-serif", "size": 11}, "tickmode": "array", "ticks": "inside", "ticktext": [], "tickvals": [], "title": "", "titlefont": {"color": "rgba(0, 0, 0, 1.000)", "family": "sans-serif", "size": 15}, "type": "-", "visible": true, "zeroline": false, "zerolinecolor": "rgba(0, 0, 0, 1.000)"}, "yaxis2": {"anchor": "x2", "domain": [0.06159, 0.4217], "gridcolor": "rgba(0, 0, 0, 0.100)", "gridwidth": 0.5, "linecolor": "rgba(0, 0, 0, 1.000)", "mirror": true, "range": [-1, 86], "showgrid": true, "showline": true, "showticklabels": true, "tickangle": 0, "tickcolor": "rgb(0, 0, 0)", "tickfont": {"color": "rgba(0, 0, 0, 1.000)", "family": "sans-serif", "size": 11}, "tickmode": "array", "ticks": "inside", "ticktext": [], "tickvals": [], "title": "", "titlefont": {"color": "rgba(0, 0, 0, 1.000)", "family": "sans-serif", "size": 15}, "type": "-", "visible": true, "zeroline": false, "zerolinecolor": "rgba(0, 0, 0, 1.000)"}}}
